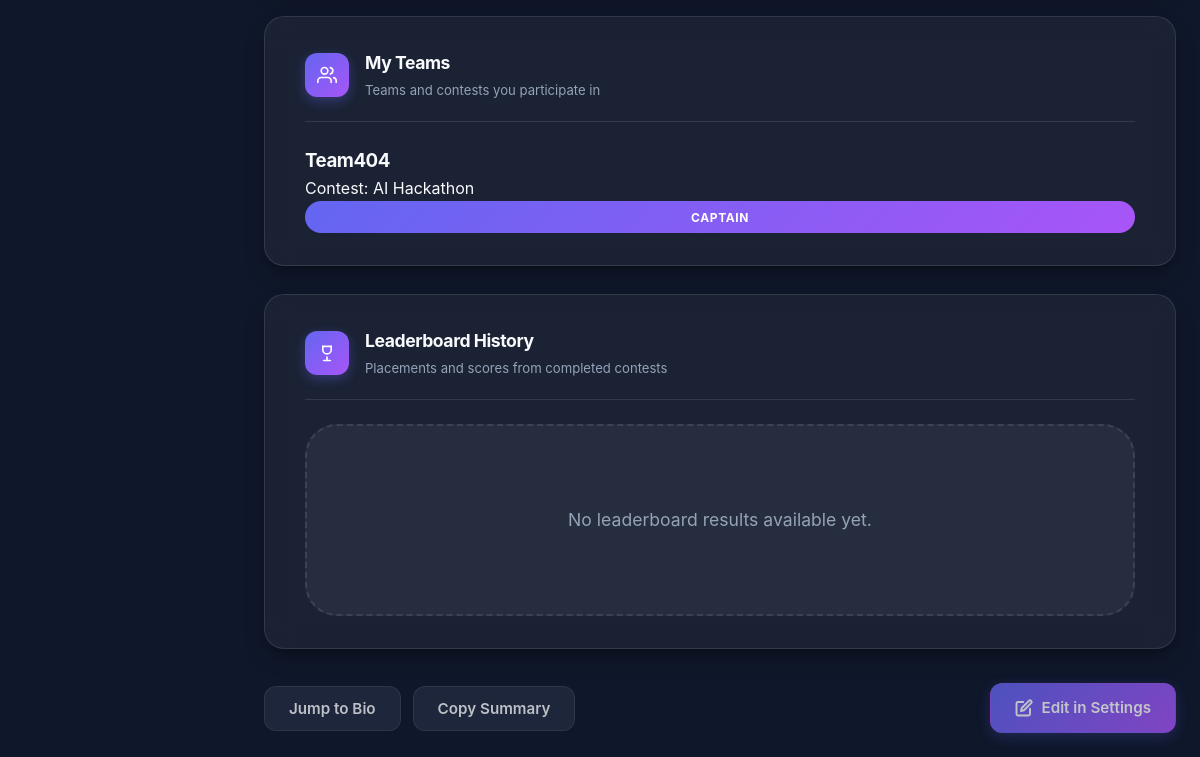
Before: /en/profile/ (signed in, lower part) with the older database file.
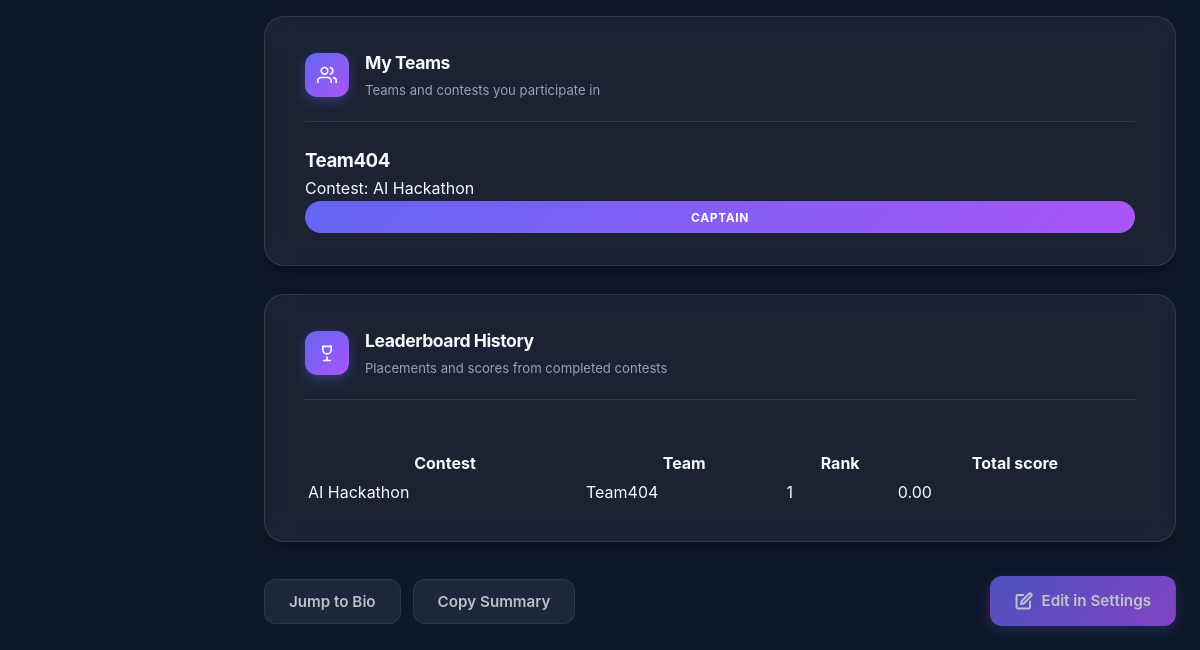
After: the same page with the newer database file.
### app/models.py (models this page shows, shortened)
class Team(models.Model):
    class Status(models.TextChoices):
        DRAFT = "DRAFT", _("Draft")
        ACTIVE = "ACTIVE", _("Active")
    name = models.CharField(max_length=100)
    description = models.TextField(max_length=200, blank=True)
    status = models.CharField(choices=Status.choices, default=Status.DRAFT)
    participants = models.ManyToManyField(User, related_name="participated_teams")
    captain = models.ForeignKey(User, on_delete=models.CASCADE, related_name="captained_teams", null=True, blank=True)
    blacklisted_members = models.ManyToManyField(User, related_name="blacklisted_from_teams", blank=True)
    organization = models.CharField(max_length=100, blank=True)
    telegram_link = models.URLField(blank=True)
    discord_link = models.URLField(blank=True)
    website_link = models.URLField(blank=True)

class Contest(models.Model):
    class Status(models.TextChoices):
        DRAFT = "DRAFT", _("Draft")
        REGISTRATION = "REGISTRATION", _("Registration")
        RUNNING = "RUNNING", _("Running")
        FINISHED = "FINISHED", _("Finished")
    name = models.CharField(max_length=100)
    description = models.TextField(max_length=500)
    registration_start = models.DateTimeField(null=True, blank=True)
    registration_end = models.DateTimeField(null=True, blank=True)
    start_date = models.DateTimeField()
    end_date = models.DateTimeField()
    max_teams = models.PositiveIntegerField(null=True, blank=True)
    format = models.CharField(max_length=50, blank=True, help_text="e.g. Online, Onsite, Hybrid")
    organizer = models.ForeignKey(User, on_delete=models.CASCADE, related_name="organized_contests", null=True, blank=True)
    status = models.CharField(choices=Status.choices, default=Status.DRAFT)
    is_draft = models.BooleanField(default=True)
    jurys = models.ManyToManyField(User, related_name="judged_contests", blank=True)
    participants = models.ManyToManyField(User, related_name="participated_contests", blank=True)
    teams = models.ManyToManyField(Team, related_name="teams_in_contests", blank=True)

class LeaderboardEntry(models.Model):
    contest = models.ForeignKey(Contest, on_delete=models.CASCADE, related_name="leaderboard_entries")
    team = models.ForeignKey(Team, on_delete=models.CASCADE, related_name="leaderboard_entries")
    rank = models.PositiveIntegerField()
    total_score = models.DecimalField(max_digits=10, decimal_places=2, default=Decimal("0.00"))
    is_tied = models.BooleanField(default=False)
    category_scores = models.JSONField(default=dict, blank=True)
    jury_breakdown = models.JSONField(default=dict, blank=True)
    missing_scores = models.JSONField(default=list, blank=True)
    computation_complete = models.BooleanField(default=False)
    updated_at = models.DateTimeField(auto_now=True)
    class Meta:
        ordering = ["rank", "-total_score", "team__name"]
        unique_together = ("contest", "team")
    @property
    def rank_display(self):
        return f"{self.rank}{' (tied)' if self.is_tied else ''}"

### app/views/views_general.py (the view, shortened to what this page needs)
# urls.py: path("profile/", views.ProfileView.as_view(), name="profile"),
class ProfileView(RedirectToRegisterMixin, View):
    def _build_context(self, request, form, saved=False):
        user = request.user
        context = {
            "form": form,
            "saved": saved,
        }
        if user.is_participant():
            teams = (
                Team.objects.filter(participants=user)
                .prefetch_related("teams_in_contests")
                .order_by("name")
                .distinct()
            )
            captained_team_ids = set(user.captained_teams.values_list("id", flat=True))
            participant_team_rows = []
            for team in teams:
                contests = list(team.teams_in_contests.exclude(status=Contest.Status.DRAFT).order_by("-start_date", "name"))
                if contests:
                    for contest in contests:
                        participant_team_rows.append(
                            {
                                "team": team,
                                "contest": contest,
                                "is_captain": team.id in captained_team_ids,
                            }
                        )
            leaderboard_entries = (
                LeaderboardEntry.objects.filter(team__participants=user)
                .select_related("contest", "team")
                .order_by("contest__start_date", "rank", "team__name")
            )
            context.update(
                participant_team_rows=participant_team_rows,
                leaderboard_entries=leaderboard_entries,
            )
        elif user.is_organizer():
            organized_contests = user.organized_contests.order_by("-start_date", "name")
            context.update(organized_contests=organized_contests)
        return context
    def get(self, request):
        form = ProfileBioForm(instance=request.user)
        return render(
            request,
            "app/core/profile.html",
            self._build_context(request, form, saved=request.GET.get("saved") == "1"),
        )

### app/context_processors.py (called while the page is built)
def notification_count(request):
    if request.user.is_authenticated:
        return {
            'unread_notification_count': request.user.notifications.filter(is_read=False).count()
        }
    return {'unread_notification_count': 0}

### app/models.py (called while the page is built)
    def is_participant(self):
        return self.role == self.Role.PARTICIPANT

### app/templates/app/core/profile.html (shortened to what the changed rows need)
{% extends 'app/core/base.html' %}
{% load static i18n %}
{% block extra_css %}
<link rel="stylesheet" href="{% static 'css/core/profile.css' %}">
<link rel="stylesheet" href="{% static 'css/core/settings.css' %}">
<link rel="stylesheet" href="{% static 'css/core/home.css' %}">
{% endblock %}
{% block main_class %}page-narrow{% endblock %}
{% block content %}
        <div class="settings-layout">
            {% if user.is_participant %}
            <section class="settings-card">
                <div class="settings-card__header">
                    <div>
                        <h2 class="settings-card__title">{% trans "My Teams" %}</h2>
                    </div>
                </div>
                {% if participant_team_rows %}
                <div class="profile-list">
                    {% for row in participant_team_rows %}
                    <article class="profile-list__item">
                        <div>
                            <h3>{{ row.team.name }}</h3>
                            <p>
                            </p>
                        </div>
                        <span class="role-badge">
                            {% if row.is_captain %}{% trans "Captain" %}{% else %}{% trans "Member" %}{% endif %}
                        </span>
                    </article>
                    {% endfor %}
                </div>
                {% else %}
                <div class="empty-state profile-empty-state">
                    <p>{% trans "You are not part of any teams yet." %}</p>
                </div>
                {% endif %}
            </section>
            <section class="settings-card">
                <div class="settings-card__header">
                    <div>
                        <h2 class="settings-card__title">{% trans "Leaderboard History" %}</h2>
                    </div>
                </div>
                {% if leaderboard_entries %}
                <div class="profile-table-wrap">
                    <div class="div-004"><table class="profile-table table-001">
                        <thead>
                            <tr>
                                <th>{% trans "Contest" %}</th>
                                <th>{% trans "Team" %}</th>
                                <th>{% trans "Rank" %}</th>
                                <th>{% trans "Total score" %}</th>
                            </tr>
                        </thead>
                        <tbody>
                            {% for entry in leaderboard_entries %}
                            <tr>
                                <td>{{ entry.contest.name }}</td>
                                <td>{{ entry.team.name }}</td>
                                <td>{{ entry.rank_display }}</td>
                                <td>{{ entry.total_score }}</td>
                            </tr>
                            {% endfor %}
                        </tbody>
                    </table></div>
                </div>
                {% else %}
                <div class="empty-state profile-empty-state">
                    <p>{% trans "No leaderboard results available yet." %}</p>
                </div>
                {% endif %}
            </section>
            {% endif %}
        </div>
{% endblock %}

Changed rows visible on the page:
added LeaderboardEntry: contest.name "AI Hackathon", team.name "Team404", rank_display "1", total_score "0.00"
Other visible differences:
text no longer shown: "No leaderboard results available yet."
text now shown: "Contest Team Rank Total score"
